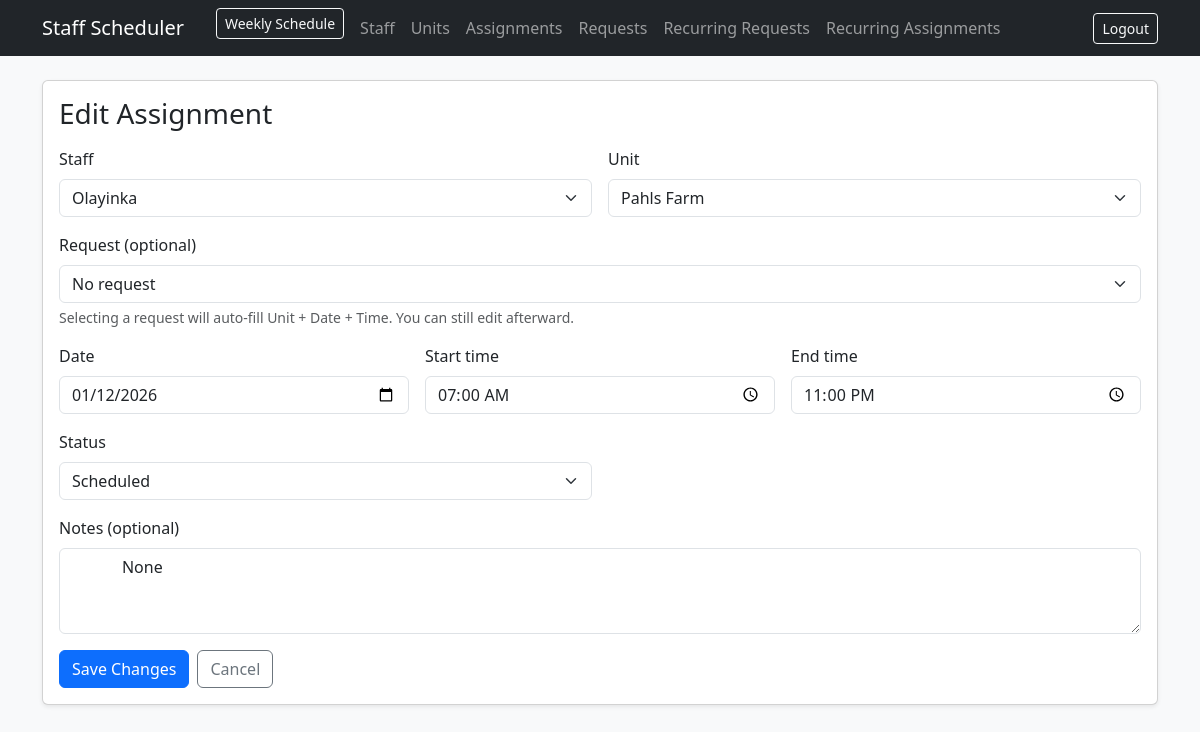
Page /assignments/17/edit (signed in) on the committed database.
### app/models.py (models this page shows)
class Assignment(db.Model):
    __tablename__ = "assignments"
    id = db.Column(db.Integer, primary_key=True)
    staff_id = db.Column(db.Integer, db.ForeignKey("staff.id"), nullable=False)
    staff = db.relationship("Staff", backref=db.backref("assignments", lazy=True))
    unit_id = db.Column(db.Integer, db.ForeignKey("units.id"), nullable=False)
    unit = db.relationship("Unit", backref=db.backref("assignments", lazy=True))
    request_id = db.Column(db.Integer, db.ForeignKey("requests.id"), nullable=True)
    request = db.relationship("Request", backref=db.backref("assignments", lazy=True))
    start_datetime = db.Column(db.DateTime, nullable=False)
    end_datetime = db.Column(db.DateTime, nullable=False)
    status = db.Column(db.String(20), nullable=False, default="Scheduled")  # Scheduled/Confirmed/Canceled
    notes = db.Column(db.Text, nullable=True)
    created_by_admin_id = db.Column(db.Integer, db.ForeignKey("admins.id"), nullable=False)
    created_by = db.relationship("Admin", backref=db.backref("assignments_created", lazy=True))
    created_at = db.Column(db.DateTime, default=datetime.utcnow, nullable=False)
    recurring_id = db.Column(db.Integer, nullable=True)      # keep FK out for SQLite sanity
    occurrence_date = db.Column(db.Date, nullable=True)
    __table_args__ = (
    db.UniqueConstraint("recurring_id", "occurrence_date", name="uq_assignment_recurring_occurrence"),
    )

class Staff(db.Model):
    __tablename__ = "staff"
    id = db.Column(db.Integer, primary_key=True)
    full_name = db.Column(db.String(120), nullable=False, index=True)
    gender = db.Column(db.String(10), nullable=False)
    phone = db.Column(db.String(40), nullable=True)
    is_active = db.Column(db.Boolean, default=True, nullable=False)
    created_at = db.Column(db.DateTime, default=datetime.utcnow, nullable=False)

class Unit(db.Model):
    __tablename__ = "units"
    id = db.Column(db.Integer, primary_key=True)
    unit_name = db.Column(db.String(140), nullable=False, index=True)
    address = db.Column(db.String(220), nullable=True)
    is_active = db.Column(db.Boolean, default=True, nullable=False)
    created_at = db.Column(db.DateTime, default=datetime.utcnow, nullable=False)

### app/assignments/routes.py (the view)
@assignments_bp.get("/<int:assignment_id>/edit")
@login_required
def edit_assignment(assignment_id):
    a = Assignment.query.get_or_404(assignment_id)
    staff_list = Staff.query.order_by(Staff.full_name.asc()).all()
    unit_list = Unit.query.order_by(Unit.unit_name.asc()).all()
    requests = Request.query.order_by(Request.created_at.desc()).all()
    return render_template(
        "assignments/form.html",
        assignment=a,
        staff_list=staff_list,
        unit_list=unit_list,
        requests=requests,
        req=None,
        status_options=STATUS_OPTIONS,
    )

### app/templates/assignments/form.html (shortened to what this page needs)
{% extends "base.html" %}
{% set start_dt = assignment.start_datetime if assignment else (req.start_datetime if req else None) %}
{% set end_dt = assignment.end_datetime if assignment else (req.end_datetime if req else None) %}
{% block content %}
<div class="card shadow-sm">
  <div class="card-body">
    <h3 class="mb-3">{{ "Edit Assignment" if assignment else "New Assignment" }}</h3>
    <form method="post"
          action="{{ url_for('assignments.update_assignment', assignment_id=assignment.id) if assignment else url_for('assignments.create_assignment') }}">
      <div class="row g-3">
        <div class="col-md-6">
          <label class="form-label">Staff</label>
          <select class="form-select" name="staff_id" required>
            {% for s in staff_list %}
              <option value="{{ s.id }}"
                {% if assignment and assignment.staff_id == s.id %}selected{% endif %}>
                {{ s.full_name }}{% if not s.is_active %} (inactive){% endif %}
              </option>
            {% endfor %}
          </select>
        </div>
        <div class="col-md-6">
          <label class="form-label">Unit</label>
          <select class="form-select" id="unit_id" name="unit_id" required>
            {% for u in unit_list %}
              <option value="{{ u.id }}"
                {% if assignment and assignment.unit_id == u.id %}selected{% endif %}
                {% if req and req.unit_id == u.id and not assignment %}selected{% endif %}>
                {{ u.unit_name }}
              </option>
            {% endfor %}
          </select>
        </div>
        <div class="col-md-12">
          <label class="form-label">Request (optional)</label>
       <select class="form-select" id="request_id" name="request_id">
  <option value=""
    data-unit=""
    data-date=""
    data-start=""
    data-end=""
    data-notes="">
    No request
  </option>
</select>
          <div class="form-text">
            Selecting a request will auto-fill Unit + Date + Time. You can still edit afterward.
          </div>
        </div>
        <div class="col-md-4">
          <label class="form-label">Date</label>
          <input class="form-control" id="date" type="date" name="date" required
                 value="{{ start_dt.strftime('%Y-%m-%d') if start_dt else '' }}">
        </div>
        <div class="col-md-4">
          <label class="form-label">Start time</label>
          <input class="form-control" id="start_time" type="time" name="start_time" required
                 value="{{ start_dt.strftime('%H:%M') if start_dt else '' }}">
        </div>
        <div class="col-md-4">
          <label class="form-label">End time</label>
          <input class="form-control" id="end_time" type="time" name="end_time" required
                 value="{{ end_dt.strftime('%H:%M') if end_dt else '' }}">
        </div>
        <div class="col-md-6">
          <label class="form-label">Status</label>
          <select class="form-select" name="status">
            {% for s in status_options %}
              <option value="{{ s }}"
                {% if assignment and assignment.status == s %}selected{% endif %}
                {% if not assignment and s == "Scheduled" %}selected{% endif %}>
                {{ s }}
              </option>
            {% endfor %}
          </select>
        </div>
        <div class="col-md-12">
          <label class="form-label">Notes (optional)</label>
          <textarea class="form-control" id="notes" name="notes" rows="3">
            {{ assignment.notes if assignment else '' }}
          </textarea>
        </div>
      </div>
      <div class="d-flex gap-2 mt-3">
        <button class="btn btn-primary">{{ "Save Changes" if assignment else "Create Assignment" }}</button>
        <a class="btn btn-outline-secondary" href="{{ url_for('assignments.list_assignments') }}">Cancel</a>
      </div>
    </form>
  </div>
</div>
{% endblock %}

### rows in the picture
Assignment: staff_id "Olayinka", unit_id "Pahls Farm", date "01/12/2026", start_time "07:00", end_time "23:00", status "Scheduled", notes "None"

### other values in the picture
{{ "Edit Assignment" if assignment else "New Assignment" }} "Edit Assignment"
{{ "Save Changes" if assignment else "Create Assignment" }} "Save Changes"
